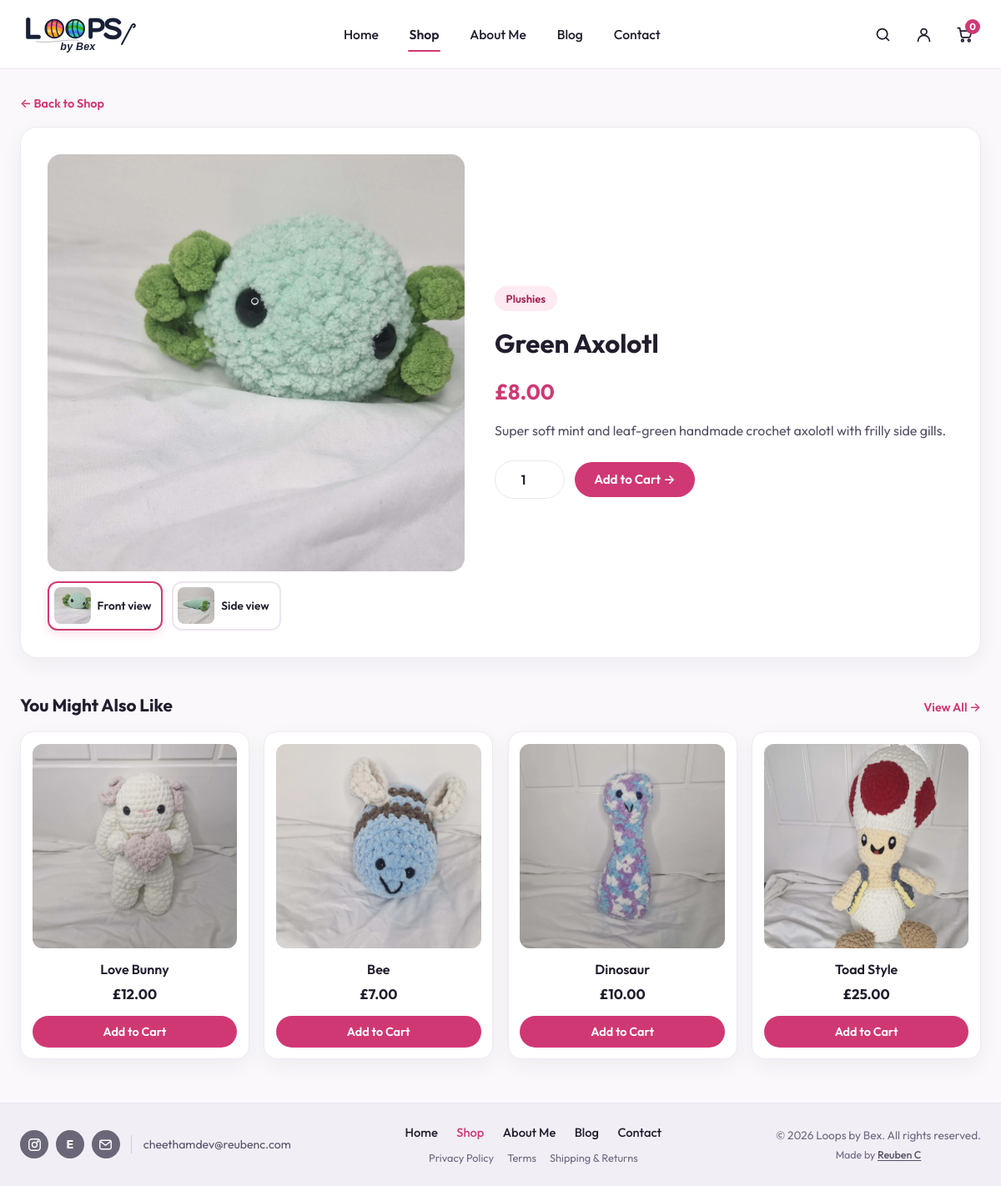
/product?slug=green-axolotl, run on the app's committed database.
### tables this page shows
CREATE TABLE IF NOT EXISTS products (
    id INT UNSIGNED AUTO_INCREMENT PRIMARY KEY,
    slug VARCHAR(120) NOT NULL,
    name VARCHAR(160) NOT NULL,
    category VARCHAR(80) NOT NULL DEFAULT 'Plushies',
    short_description VARCHAR(255) NOT NULL DEFAULT '',
    description TEXT NOT NULL,
    price_pence INT UNSIGNED NOT NULL DEFAULT 0,
    image_path VARCHAR(255) NOT NULL,
    side_image_path VARCHAR(255) NOT NULL DEFAULT '',
    stock_qty INT UNSIGNED NOT NULL DEFAULT 10,
    is_featured_main TINYINT(1) NOT NULL DEFAULT 0,
    is_featured_sidebar TINYINT(1) NOT NULL DEFAULT 0,
    is_active TINYINT(1) NOT NULL DEFAULT 1,
    sort_order INT UNSIGNED NOT NULL DEFAULT 0,
    created_at TIMESTAMP NOT NULL DEFAULT CURRENT_TIMESTAMP,
    UNIQUE KEY uq_products_slug (slug),
    KEY idx_products_active_sort (is_active, sort_order)
);

### includes/catalog.php (called while the page is built, shortened)
<?php
function get_all_products(?PDO $pdo): array
{
    $defaultsBySlug = [];
    foreach (default_placeholder_products() as $item) {
        $defaultsBySlug[$item['slug']] = $item;
    }
    if ($pdo instanceof PDO) {
        try {
            $stmt = $pdo->query(
                "SELECT * FROM products
                 WHERE is_active = 1 AND slug NOT LIKE 'placeholder-%'
                 ORDER BY sort_order ASC, id ASC"
            );
            $rows = $stmt ? $stmt->fetchAll() : [];
            if (!empty($rows)) {
                return array_map(static function (array $row) use ($defaultsBySlug): array {
                    $slug = (string) ($row['slug'] ?? '');
                    $fallbackSide = $defaultsBySlug[$slug]['side_image_path'] ?? '';
                    $row['id'] = (int) $row['id'];
                    $row['price_pence'] = (int) $row['price_pence'];
                    $row['stock_qty'] = (int) $row['stock_qty'];
                    $row['is_featured_main'] = (int) $row['is_featured_main'];
                    $row['is_featured_sidebar'] = (int) $row['is_featured_sidebar'];
                    $row['side_image_path'] = trim((string) ($row['side_image_path'] ?? '')) !== ''
                        ? (string) $row['side_image_path']
                        : $fallbackSide;
                    $row['color_options'] = $defaultsBySlug[$slug]['color_options'] ?? [];
                    return $row;
                }, $rows);
            }
        } catch (PDOException $e) {
            error_log('catalog query fallback: ' . $e->getMessage());
        }
    }
    return default_placeholder_products();
}
function get_product_by_slug(?PDO $pdo, string $slug): ?array
{
    $slug = trim($slug);
    foreach (get_all_products($pdo) as $product) {
        if ($product['slug'] === $slug) {
            return $product;
        }
    }
    return null;
}

### includes/bootstrap.php (called while the page is built, shortened)
<?php
require_once __DIR__ . '/../config.php';
require_once __DIR__ . '/security.php';
if (is_file(__DIR__ . '/catalog.php')) {
    require_once __DIR__ . '/catalog.php';
}
function e(mixed $value): string
{
    return htmlspecialchars((string) $value, ENT_QUOTES | ENT_SUBSTITUTE, 'UTF-8');
}
function format_gbp(int $pence): string
{
    $negative = $pence < 0;
    $abs = abs($pence);
    return ($negative ? '-' : '') . '£' . number_format($abs / 100, 2, '.', ',');
}

### pages/product.php (the view, shortened to what this page needs)
<?php
require_once __DIR__ . '/../includes/bootstrap.php';
$slug = trim((string) ($_GET['slug'] ?? ''));
$product = get_product_by_slug($pdo, $slug);
$sideImage = trim((string) ($product['side_image_path'] ?? ''));
$activeView = (($_GET['view'] ?? '') === 'side' && $sideImage !== '') ? 'side' : 'front';
$initialImage = $activeView === 'side' ? $sideImage : (string) $product['image_path'];
$initialAlt = $activeView === 'side'
    ? $product['name'] . ' — side view'
    : (string) $product['name'];
$related = array_values(array_filter(
    get_all_products($pdo),
    static fn(array $item): bool => $item['slug'] !== $product['slug']
));
$related = array_slice($related, 0, 4);
require_once __DIR__ . '/../partials/header.php';
?>
<main class="site-main" id="main-content">
    <div class="site-container">
        <p style="margin-bottom: 1rem;">
            <a href="/shop" class="text-arrow-link">&larr; Back to Shop</a>
        </p>
        <section class="product-detail-card">
            <div class="product-detail-media-wrap">
                <div class="product-detail-media">
                    <img src="<?php echo e($initialImage); ?>"
                         alt="<?php echo e($initialAlt); ?>"
                         width="600"
                         height="600"
                         data-product-main-img>
                </div>
                <?php if ($sideImage !== ''): ?>
                    <div class="product-thumb-row" role="group" aria-label="Product photo views">
                        <a href="/product?slug=<?php echo urlencode($product['slug']); ?>"
                           class="product-thumb-btn<?php echo $activeView === 'front' ? ' is-active' : ''; ?>"
                           data-product-thumb
                           data-src="<?php echo e($product['image_path']); ?>"
                           data-alt="<?php echo e($product['name']); ?>"
                           aria-pressed="<?php echo $activeView === 'front' ? 'true' : 'false'; ?>">
                            <img src="<?php echo e($product['image_path']); ?>" alt="" width="44" height="44">
                            <span>Front view</span>
                        </a>
                        <a href="/product?slug=<?php echo urlencode($product['slug']); ?>&amp;view=side"
                           class="product-thumb-btn<?php echo $activeView === 'side' ? ' is-active' : ''; ?>"
                           data-product-thumb
                           data-src="<?php echo e($sideImage); ?>"
                           data-alt="<?php echo e($product['name'] . ' — side view'); ?>"
                           aria-pressed="<?php echo $activeView === 'side' ? 'true' : 'false'; ?>">
                            <img src="<?php echo e($sideImage); ?>" alt="" width="44" height="44">
                            <span>Side view</span>
                        </a>
                    </div>
                <?php endif; ?>
            </div>
            <div class="product-detail-info">
                <span class="badge-category"><?php echo e($product['category']); ?></span>
                <h1><?php echo e($product['name']); ?></h1>
                <p class="detail-price"><?php echo e(format_gbp((int) $product['price_pence'])); ?></p>
                <p><?php echo e($product['description']); ?></p>
                <?php if ((int) $product['stock_qty'] > 0): ?>
                    <form action="/cart-action.php" method="POST" class="add-detail-form">
                        <div class="add-detail-controls">
                            <input type="number" id="product-quantity" name="quantity" value="1" min="1" max="<?php echo (int) min(10, (int) $product['stock_qty']); ?>" aria-label="Quantity">
                            <button type="submit" class="btn btn-primary">Add to Cart &rarr;</button>
                        </div>
                    </form>
                <?php else: ?>
                    <p><strong>Out of stock</strong> — message Bex on the <a href="/contact" class="text-arrow-link">Contact page</a> to request one made to order.</p>
                <?php endif; ?>
            </div>
        </section>
        <section class="section-new-arrivals" style="margin-top: 2.5rem;">
            <div class="sidebar-card-header">
                <h2>You Might Also Like</h2>
                <a href="/shop" class="text-arrow-link">View All &rarr;</a>
            </div>
            <div class="product-grid-4">
                <?php foreach ($related as $item): ?>
                    <article class="product-card">
                        <a href="/product?slug=<?php echo urlencode($item['slug']); ?>" class="product-card-media">
                            <img src="<?php echo e($item['image_path']); ?>" alt="<?php echo e($item['name']); ?>" width="320" height="320" loading="lazy">
                        </a>
                        <h3 class="product-card-title">
                            <a href="/product?slug=<?php echo urlencode($item['slug']); ?>"><?php echo e($item['name']); ?></a>
                        </h3>
                        <p class="product-card-price"><?php echo e(format_gbp((int) $item['price_pence'])); ?></p>
                        <form action="/cart-action.php" method="POST" class="product-card-form">
                            <button type="submit" class="btn btn-primary">Add to Cart</button>
                        </form>
                    </article>
                <?php endforeach; ?>
            </div>
        </section>
    </div>
</main>
<?php require_once __DIR__ . '/../partials/footer.php'; ?>

### style/global.css (style rules this page uses)
:root { --font-main: "Outfit", -apple-system, BlinkMacSystemFont, "Segoe UI", sans-serif; --bg-page: #faf8fb; --bg-surface: #ffffff; --bg-footer: #f2eef6; --bg-hero: linear-gradient(135deg, #eae6f4 0%, #e4def1 52%, #ddd5ec 100%); --bg-soft-pink: #fdeaf2; --bg-soft-pink-hover: #f9d6e6; --text-primary: #221d2d; --text-secondary: #574f66; --text-muted: #706880; --brand-pink: #d03874; --brand-pink-hover: #b52b62; --brand-pink-soft-text: #9e2455; --border-subtle: #ece5f0; --border-card: #efe8f2; --shadow-card: 0 8px 26px rgba(45, 25, 60, 0.05); --shadow-hover: 0 12px 28px rgba(208, 56, 116, 0.16); --radius-xl: 20px; --radius-lg: 16px; --radius-md: 12px; --radius-pill: 999px; }
*, *::before, *::after { box-sizing: border-box; margin: 0; padding: 0; }
html { font-size: 16px; scroll-behavior: smooth; }
body.site-body { min-height: 100vh; display: flex; flex-direction: column; font-family: var(--font-main); color: var(--text-primary); background-color: var(--bg-page); line-height: 1.55; -webkit-font-smoothing: antialiased; }
img, svg { max-width: 100%; display: block; }
a { color: inherit; text-decoration: none; }
button, input, select, textarea { font-family: inherit; font-size: 1rem; color: inherit; }
.site-container { width: 100%; max-width: 1320px; margin: 0 auto; padding: 0 1.5rem; }
.site-main { flex: 1; padding: 1.75rem 0 3.25rem; }
.btn { display: inline-flex; align-items: center; justify-content: center; gap: 0.45rem; border: none; border-radius: var(--radius-pill); font-weight: 600; font-size: 0.95rem; padding: 0.72rem 1.45rem; cursor: pointer; transition: transform 0.18s ease, box-shadow 0.18s ease, background-color 0.18s ease, color 0.18s ease; text-decoration: none; white-space: nowrap; }
.btn-primary { background-color: var(--brand-pink); color: #ffffff; }
.text-arrow-link { font-size: 0.9rem; font-weight: 600; color: var(--brand-pink); display: inline-flex; align-items: center; gap: 0.25rem; }

### data on the page
products: image_path (picture), side_image_path (picture), category "Plushies", name "Green Axolotl", price_pence "£8.00", description "Super soft mint and leaf-green handmade crochet axolotl with frilly side gills."
products: image_path (picture), name "Love Bunny", price_pence "£12.00"
products: image_path (picture), name "Bee", price_pence "£7.00"
products: image_path (picture), name "Dinosaur", price_pence "£10.00"
products: image_path (picture), name "Toad Style", price_pence "£25.00"

### other printed values
$item['label'] "Home"
$item['label'] "Shop"
$item['label'] "About Me"
$item['label'] "Blog"
$item['label'] "Contact"
$cartCount "0"
$contactEmail "cheethamdev@reubenc.com"
